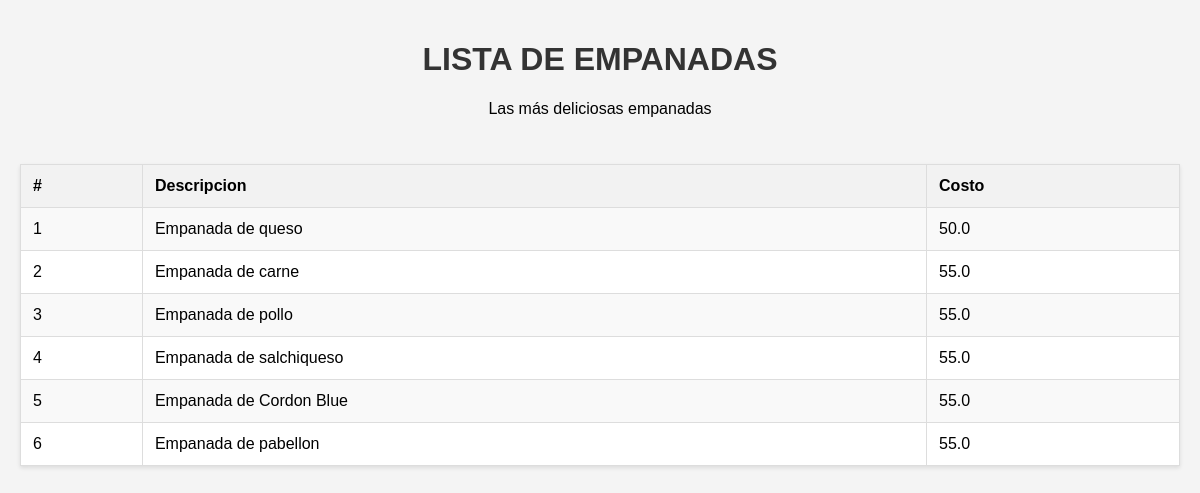
The page / on the database its author committed.
### tables this page shows
CREATE TABLE empanadas
(
id INTEGER PRIMARY KEY AUTOINCREMENT,
descripcion TEXT,
costo FLOAT
);

### app.py (the view)
@app.route('/')
def index():
    conn = get_db_connection()
    empanadas = conn.execute('SELECT * FROM empanadas').fetchall()
    conn.close()
    return render_template('index.html', empanadas=empanadas)

### app.py (called while the page is built)
def get_db_connection():
    conn = sqlite3.connect('empanadas.db')
    conn.row_factory = sqlite3.Row
    return conn

### templates/index.html (shortened to what this page needs)
<!DOCTYPE html>
<html lang="en">
<head>
    <link rel="stylesheet" type="text/css" href="{{ url_for('static', filename='styles.css') }}">
</head>
<body>
    <header>
        <h1>LISTA DE EMPANADAS</h1>
        <p>Las más deliciosas empanadas</p>
    </header>
    <main>
        <table>
            <tr>
                <th>#</th>
                <th>Descripcion</th>
                <th>Costo</th>
            </tr>
            {% for empanada in empanadas %}
            <tr>
                <td>{{ empanada['id'] }}</td>
                <td>{{ empanada['descripcion'] }}</td>
                <td>{{ empanada['costo'] }}</td>
            </tr>
            {% endfor %}
        </table>
    </main>
</body>
</html>

### static/styles.css (style rules this page uses)
body { font-family: Arial, sans-serif; margin: 0; padding: 20px; background-color: #f4f4f4; }
header { padding-bottom: 10px; text-align: center; }
h1 { color: #333; }
table { width: 100%; border-collapse: collapse; margin-top: 20px; background-color: #fff; box-shadow: 0 2px 4px rgba(0, 0, 0, 0.1); }
th, td { border: 1px solid #ddd; padding: 12px; text-align: left; }
th { background-color: #f2f2f2; }
tr:nth-child(even) { background-color: #f9f9f9; }

### rows shown on the page
empanadas: id "1", descripcion "Empanada de queso", costo "50.0"
empanadas: id "2", descripcion "Empanada de carne", costo "55.0"
empanadas: id "3", descripcion "Empanada de pollo", costo "55.0"
empanadas: id "4", descripcion "Empanada de salchiqueso", costo "55.0"
empanadas: id "5", descripcion "Empanada de Cordon Blue", costo "55.0"
empanadas: id "6", descripcion "Empanada de pabellon", costo "55.0"
